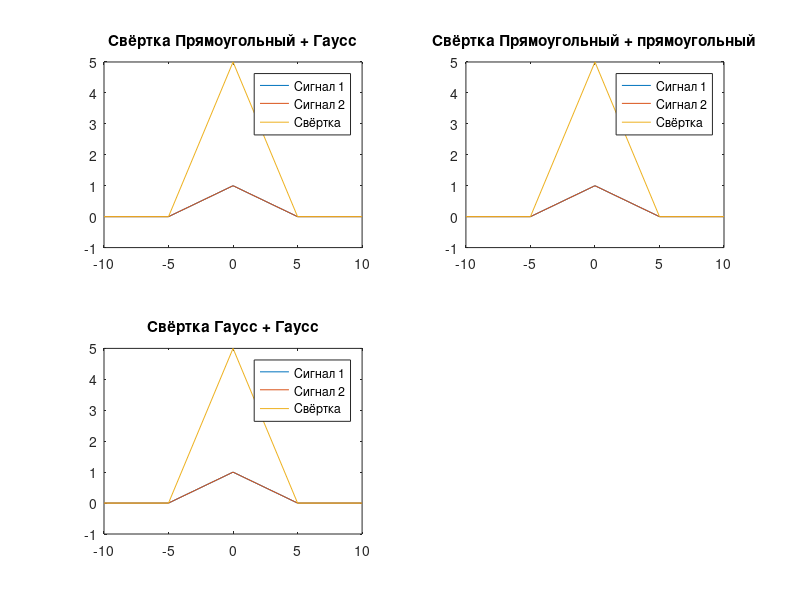

Here is the MATLAB script that generated this plot:
function main
    c = 3.0;
    sigma = 1.0;

    n = input('Введите количество точек: ');
    step = input('Введите шаг: ');

    t_max = step * (n - 1) / 2;
    t = -t_max:step:t_max;

    x1 = [rectPulse(t, c) zeros(1, length(t))];
    x2 = [gaussSignal(t, sigma) zeros(1, length(t))];
    x3 = [rectPulse(t, c/2) zeros(1, length(t))];
    x4 = [gaussSignal(t, sigma/2) zeros(1, length(t))];

    % Свертка
    y1 = ifft(fft(x1).* fft(x2)) * step; % Прямоугольный + Гаусс
    y2 = ifft(fft(x1).* fft(x3)) * step; % Прямоугольный + прямоугольный
    y3 = ifft(fft(x2).* fft(x4)) * step; % Гаусс + Гаусс

    start = fix((length(y1) - length(t)) / 2);
    y1 = y1(start+1:start+length(t));
    y2 = y2(start+1:start+length(t));
    y3 = y3(start+1:start+length(t));

    figure(1);
    graph_figure(1, t, x1, x2, y1, 'Прямоугольный + Гаусс');
    graph_figure(2, t, x1, x3, y2, 'Прямоугольный + прямоугольный');
    graph_figure(3, t, x2, x4, y3, 'Гаусс + Гаусс');
end

function graph_figure(ind, t, x1, x2, y, tit)
    subplot(2, 2, ind);
    plot(t, x1(1:length(t)), t, x2(1:length(t)), t, y);
    title(['Свёртка ', tit]);
    legend('Сигнал 1', 'Сигнал 2', 'Свёртка');
end

function y = rectPulse(x, c)
    y = zeros(size(x));
    y(abs(x) - c < 0) = 1;
end

function y = gaussSignal(x, sigma)
    y = exp(-(x / sigma).^2);
end